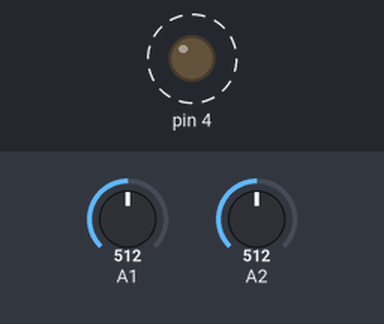
This sketch was run on a simulated Arduino Uno, built with avr-gcc and run on an emulated ATmega328P. Shown: output pins drawn as LEDs (lit = HIGH). Dashed ring = blinking. Inputs (shaded band) come from the test bench; at power-on: A1 = 512, A2 = 512. What the sketch prints to the serial monitor is not drawn.

Above: at 0.5 s.
Timing chart, 0 to 3.0 s (numbered marks = the images above):
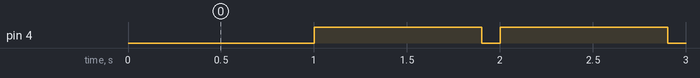

Measured:
- by itself, pin 4: alternates HIGH for 0.90 s and LOW for 0.10 s

The sketch:

projectwMill.ino
```cpp
#include <Arduino.h>
#include "wMill.h"

  bool voltageManipulation = true;
const int sensorPin = 1;
const int adcPin = 2;
float totEnergie[5] = {0};
long lastMeasurement[5] = {0};
float interval[5];
long prevMillis = 0;
long morePrevMillis = 0;
float RPM = 0;
float* lesVoltages;
float* lesRPMs;
int lengte = 0;
wMill wMill(adcPin, sensorPin);

void setup() {
  Serial.begin(115200);
  pinMode(4, OUTPUT);
  lesVoltages = new float[5];
  lesRPMs = new float[5];
  lengte = wMill.getLength();
}


void loop() {

  float spanning[5];
  float stroom[5];
  float vermogen[5];
  float gemEnergie[5];

  getVPP();
  calcRPM();
  if(millis() - morePrevMillis >= 1000) {
    digitalWrite(4, HIGH);
    morePrevMillis = millis();
  }
  if(millis() + 100 - morePrevMillis >= 1000) {
    digitalWrite(4, LOW);
  }

  if(millis() - prevMillis >= 1000) {
    Serial.println("\t\tVoltage\tCurrent\tPower\tTotal\tAverage\tRPM");
  for (int i = 0; i < 5; i++) {
    if (i < lengte) {
      stroom[i] = lesVoltages[i]*25;
      vermogen[i] = lesVoltages[i]*stroom[i];
      if(vermogen[i] > 0 ) {
        totEnergie[i] = totEnergie[i] + vermogen[i]/1000.0;
      }
      gemEnergie[i] = (1000000.0*totEnergie[i])/millis();
      Serial.print("Windmolen_" + String(i + 1) + ":\t");
      Serial.print(lesVoltages[i]); Serial.print("V\t");
      Serial.print(stroom[i]); Serial.print("mA\t");
      Serial.print(vermogen[i]); Serial.print("mW\t");
      Serial.print(totEnergie[i]); Serial.print("J\t");
      Serial.print(gemEnergie[i]); Serial.print ("mJ\t");
      Serial.print(lesRPMs[i]); Serial.println("rpm");
      lesRPMs[i] = 0;
    }
    else {
      Serial.println("Windmolen_" + String(i + 1) + ": \tN/A\tN/A\tN/A\tN/A\tN/A\tN/A");
    }
  }
  prevMillis = millis();
  }
}


void calcRPM() {
  float* resultaat = wMill.getRPM();
  for (int i = 0; i < lengte; i++) {
    if(resultaat[i] <= 3900) {
      interval[i] = (millis() - lastMeasurement[i]);
      if(interval[i] > 5 && interval[i] < 20000) {
        if(60000/(3*interval[i])< 800) {
          lesRPMs[i] = 60000/(3*interval[i]);
        }
      }
      lastMeasurement[i] = millis();
    }
  }
}


void getVPP()
{
  float* analogValues = wMill.getVoltage();
  for (int i = 0; i < lengte; i++) {
    lesVoltages[i] = (analogValues[i]*3.3)/4096.0;
  }
}
```

wMill.cpp
```cpp
#include "Arduino.h"
#include "wMill.h"

wMill::wMill(int acs_pin_1, int cny_pin_1) {
    pinMode(this->acs_pin_1, INPUT);
    pinMode(this->cny_pin_1, INPUT);

    this->length = 1;
    vPinArray[0] = acs_pin_1;
    rPinArray[0] = cny_pin_1;
    }


wMill::wMill(int acs_pin_1, int cny_pin_1,
             int acs_pin_2, int cny_pin_2) {
    pinMode(this->acs_pin_1, INPUT);
    pinMode(this->cny_pin_1, INPUT);
    pinMode(this->acs_pin_2, INPUT);
    pinMode(this->cny_pin_2, INPUT);

    this->length = 2;
    vPinArray[0] = acs_pin_1;
    vPinArray[1] = acs_pin_2;
    rPinArray[0] = cny_pin_1;
    rPinArray[1] = cny_pin_2;
}

wMill::wMill(int acs_pin_1, int cny_pin_1,
             int acs_pin_2, int cny_pin_2,
             int acs_pin_3, int cny_pin_3) {
    pinMode(this->acs_pin_1, INPUT);
    pinMode(this->cny_pin_1, INPUT);
    pinMode(this->acs_pin_2, INPUT);
    pinMode(this->cny_pin_2, INPUT);
    pinMode(this->acs_pin_3, INPUT);
    pinMode(this->cny_pin_3, INPUT);

    this->length = 3;
    vPinArray[0] = acs_pin_1;
    vPinArray[1] = acs_pin_2;
    vPinArray[2] = acs_pin_3;
    rPinArray[0] = cny_pin_1;
    rPinArray[1] = cny_pin_2;
    rPinArray[2] = cny_pin_3;
}

wMill::wMill(int acs_pin_1, int cny_pin_1,
             int acs_pin_2, int cny_pin_2,
             int acs_pin_3, int cny_pin_3,
             int acs_pin_4, int cny_pin_4) {
    pinMode(this->acs_pin_1, INPUT);
    pinMode(this->cny_pin_1, INPUT);
    pinMode(this->acs_pin_2, INPUT);
    pinMode(this->cny_pin_2, INPUT);
    pinMode(this->acs_pin_3, INPUT);
    pinMode(this->cny_pin_3, INPUT);
    pinMode(this->acs_pin_4, INPUT);
    pinMode(this->cny_pin_4, INPUT);

    this->length = 4;
    vPinArray[0] = acs_pin_1;
    vPinArray[1] = acs_pin_2;
    vPinArray[2] = acs_pin_3;
    vPinArray[3] = acs_pin_4;
    rPinArray[0] = cny_pin_1;
    rPinArray[1] = cny_pin_2;
    rPinArray[2] = cny_pin_3;
    rPinArray[3] = cny_pin_4;
}

wMill::wMill(int acs_pin_1, int cny_pin_1,
             int acs_pin_2, int cny_pin_2,
             int acs_pin_3, int cny_pin_3,
             int acs_pin_4, int cny_pin_4,
             int acs_pin_5, int cny_pin_5) {
    pinMode(this->acs_pin_1, INPUT);
    pinMode(this->cny_pin_1, INPUT);
    pinMode(this->acs_pin_2, INPUT);
    pinMode(this->cny_pin_2, INPUT);
    pinMode(this->acs_pin_3, INPUT);
    pinMode(this->cny_pin_3, INPUT);
    pinMode(this->acs_pin_4, INPUT);
    pinMode(this->cny_pin_4, INPUT);
    pinMode(this->acs_pin_5, INPUT);
    pinMode(this->cny_pin_5, INPUT);

    this->length = 5;
    vPinArray[0] = acs_pin_1;
    vPinArray[1] = acs_pin_2;
    vPinArray[2] = acs_pin_3;
    vPinArray[3] = acs_pin_4;
    vPinArray[4] = acs_pin_5;
    rPinArray[0] = cny_pin_1;
    rPinArray[1] = cny_pin_2;
    rPinArray[2] = cny_pin_3;
    rPinArray[3] = cny_pin_4;
    rPinArray[4] = cny_pin_5;
}
float* wMill::getVoltage() {
    for (int i = 0; i < length; i++) {
        voltageArray[i] = analogRead(vPinArray[i]);
    }
    return voltageArray;
}
float* wMill::getRPM() {
    for (int i = 0; i < length; i++) {
        rpmArray[i] = analogRead(rPinArray[i]);
    }
    return rpmArray;
}
int wMill::getLength() {
    return length;
} 
```

wMill.h
```cpp
#ifndef WMILL_h
#define WMILL_h

#define MAX_ARRAY_SIZE 5
class wMill {
    public:
    wMill(int acs_pin_1, int cny_pin_1);

    wMill(int acs_pin_1, int cny_pin_1,
          int acs_pin_2, int cny_pin_2);

    wMill(int acs_pin_1, int cny_pin_1,
          int acs_pin_2, int cny_pin_2,
          int acs_pin_3, int cny_pin_3);

    wMill(int acs_pin_1, int cny_pin_1,
          int acs_pin_2, int cny_pin_2,
          int acs_pin_3, int cny_pin_3,
          int acs_pin_4, int cny_pin_4);

    wMill(int acs_pin_1, int cny_pin_1,
          int acs_pin_2, int cny_pin_2,
          int acs_pin_3, int cny_pin_3,
          int acs_pin_4, int cny_pin_4,
          int acs_pin_5, int cny_pin_5);

    float* getVoltage();
    float* getRPM();
    int getLength();

    private:
    int length = 0;
    float voltageArray[MAX_ARRAY_SIZE];
    float rpmArray[MAX_ARRAY_SIZE];
    int vPinArray[5];
    int rPinArray[5];
    int acs_pin_1;
    int acs_pin_2;
    int acs_pin_3;
    int acs_pin_4;
    int acs_pin_5;
    int cny_pin_1;
    int cny_pin_2;
    int cny_pin_3;
    int cny_pin_4;
    int cny_pin_5;
};

#endif
```
